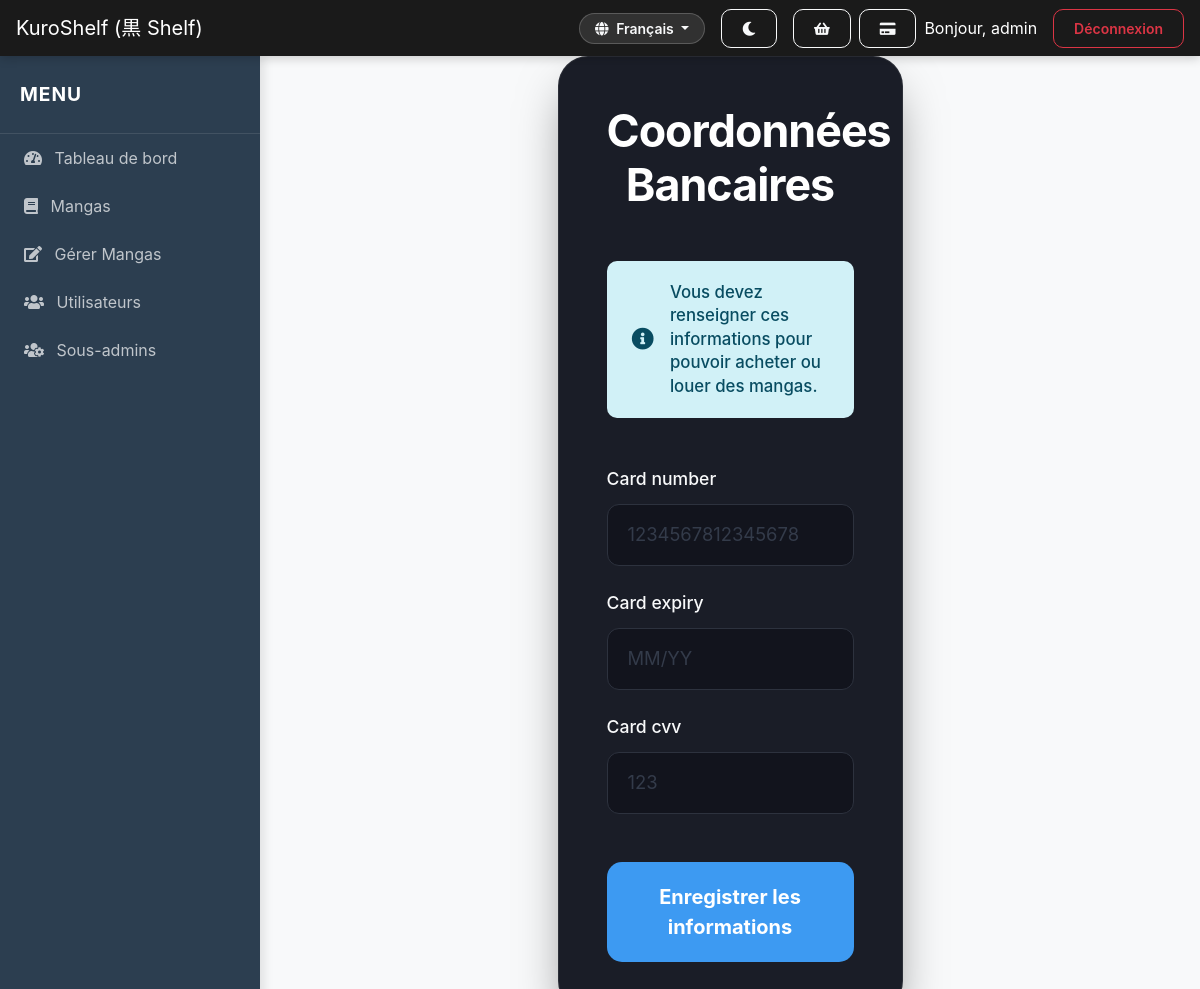
The page /fr/profile/ (signed in) on the database as committed earlier.
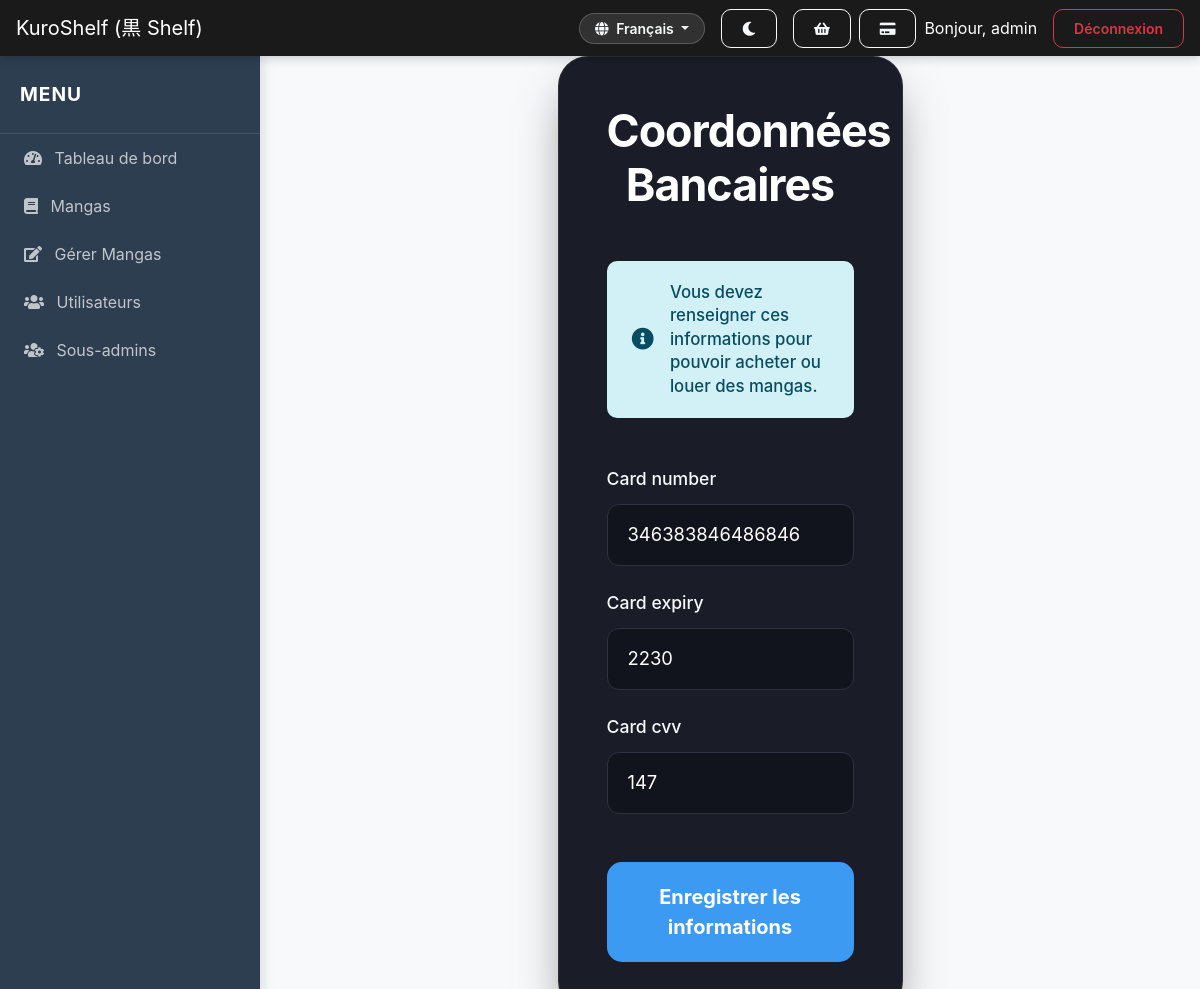
The same page on the database as committed later.
### store/models.py (models this page shows, shortened)
class User(AbstractUser):
    is_subadmin = models.BooleanField(default=False)
    rental_strikes = models.PositiveIntegerField(default=0)
    is_suspended = models.BooleanField(default=False)
    is_deleted = models.BooleanField(default=False)
    card_number = models.CharField(max_length=16, blank=True, null=True)
    card_expiry = models.CharField(max_length=5, blank=True, null=True) # MM/YY
    card_cvv = models.CharField(max_length=3, blank=True, null=True)
    reset_code = models.CharField(max_length=6, blank=True, null=True)
    reset_code_expires = models.DateTimeField(blank=True, null=True)

### store/views.py (the view)
# urls.py: path('profile/', views.profile_view, name='profile'),
@login_required
def profile_view(request):
    if request.method == 'POST':
        form = BankDetailsForm(request.POST, instance=request.user)
        if form.is_valid():
            form.save()
            messages.success(request, "Coordonnées bancaires mises à jour.")
            return redirect('user_manga_list')
    else:
        form = BankDetailsForm(instance=request.user)
    return render(request, 'store/profile.html', {'form': form})

### store/forms.py
class BankDetailsForm(forms.ModelForm):
    class Meta:
        model = User
        fields = ('card_number', 'card_expiry', 'card_cvv')
        widgets = {
            'card_number': forms.TextInput(attrs={'placeholder': '1234567812345678', 'maxlength': '16'}),
            'card_expiry': forms.TextInput(attrs={'placeholder': 'MM/YY', 'maxlength': '5'}),
            'card_cvv': forms.TextInput(attrs={'placeholder': '123', 'maxlength': '3'}),
        }

### store/templates/store/profile.html (shortened to what this page needs)
{% extends 'store/base.html' %}
{% load bootstrap4 %}
{% block content %}
<div class="row justify-content-center align-items-center" style="min-height: 80vh;">
    <div class="col-md-5">
        <div class="bank-card p-5">
            <h1 class="text-center mb-5 font-weight-bold" style="color: #ffffff; font-size: 2.8rem; letter-spacing: -1px;">Coordonnées Bancaires</h1>
            <div class="info-alert mb-5">
                <div class="d-flex align-items-center">
                    <div class="info-icon-wrapper mr-3">
                        <i class="fas fa-info-circle"></i>
                    </div>
                    <p class="mb-0 info-text">
                        Vous devez renseigner ces informations pour pouvoir acheter ou louer des mangas.
                    </p>
                </div>
            </div>
            <form method="post">
                <div class="form-group mb-4">
                    <label class="bank-label">Card number</label>
                    <input type="text" name="card_number" class="bank-input" placeholder="1234567812345678" maxlength="16" value="{{ user.card_number|default:'' }}" required>
                </div>
                <div class="form-group mb-4">
                    <label class="bank-label">Card expiry</label>
                    <input type="text" name="card_expiry" class="bank-input" placeholder="MM/YY" maxlength="5" value="{{ user.card_expiry|default:'' }}" required>
                </div>
                <div class="form-group mb-5">
                    <label class="bank-label">Card cvv</label>
                    <input type="text" name="card_cvv" class="bank-input" placeholder="123" maxlength="3" value="{{ user.card_cvv|default:'' }}" required>
                </div>
                <button type="submit" class="btn bank-btn btn-block">Enregistrer les informations</button>
            </form>
        </div>
    </div>
</div>
{% endblock %}

### store/templates/store/base.html (shortened to what this page needs)
{% load static %}
<!DOCTYPE html>
<html lang="fr">
<head>
    <link rel="stylesheet" href="https://stackpath.bootstrapcdn.com/bootstrap/4.5.2/css/bootstrap.min.css">
    <link rel="stylesheet" href="https://cdnjs.cloudflare.com/ajax/libs/font-awesome/5.15.1/css/all.min.css">
</head>
<body>
    <nav class="navbar navbar-expand-lg navbar-dark sticky-top">
        <a class="navbar-brand" href="{% url 'dashboard' %}">KuroShelf (黒 Shelf)</a>
        <div class="ml-auto d-flex align-items-center">
            <div class="dropdown mr-3">
                <button class="btn btn-outline-light btn-sm dropdown-toggle custom-lang-btn" type="button" id="languageDropdown" data-toggle="dropdown" aria-haspopup="true" aria-expanded="false">
                    <i class="fas fa-globe mr-1"></i> <span id="currentLangText">Français</span>
                </button>
            </div>
            <button id="theme-toggle" class="btn btn-outline-light btn-sm mr-3">
                <i class="fas fa-moon"></i>
            </button>
            {% if user.is_authenticated %}
                <a href="{% url 'view_cart' %}" class="btn btn-outline-light btn-sm mr-2 position-relative" title="Mon Panier">
                    <i class="fas fa-shopping-basket"></i>
                </a>
                <a href="{% url 'profile' %}" class="btn btn-outline-light btn-sm mr-2" title="Profil Bancaire">
                    <i class="fas fa-credit-card"></i>
                </a>
                <span class="mr-3 text-white">Bonjour, {{ user.username }}</span>
                <form action="{% url 'logout' %}" method="post" class="d-inline">
                    <button type="submit" class="btn btn-outline-danger btn-sm">Déconnexion</button>
                </form>
            {% else %}
                <a href="{% url 'login' %}" class="btn btn-outline-light btn-sm mr-2">Connexion</a>
                <a href="{% url 'signup' %}" class="btn btn-primary btn-sm">S'inscrire</a>
            {% endif %}
        </div>
    </nav>
    <div id="wrapper">
        {% if user.is_authenticated %}
        <div id="sidebar-wrapper">
            <div class="sidebar-heading">Menu</div>
            <div class="list-group list-group-flush">
                {% if user.is_superuser or user.is_subadmin %}
                    <a href="{% url 'admin_dashboard' %}" class="list-group-item list-group-item-action {% if request.resolver_match.url_name == 'admin_dashboard' %}active{% endif %}">
                        <i class="fas fa-tachometer-alt mr-2"></i> Tableau de bord
                    </a>
                    <a href="{% url 'user_manga_list' %}" class="list-group-item list-group-item-action">
                        <i class="fas fa-book mr-2"></i> Mangas
                    </a>
                    <a href="{% url 'manage_mangas' %}" class="list-group-item list-group-item-action {% if 'mangas' in request.path and 'management' in request.path %}active{% endif %}">
                        <i class="fas fa-edit mr-2"></i> Gérer Mangas
                    </a>
                    {% if user.is_superuser %}
                    <a href="{% url 'manage_users' %}" class="list-group-item list-group-item-action {% if 'management/users' in request.path %}active{% endif %}">
                        <i class="fas fa-users mr-2"></i> Utilisateurs
                    </a>
                    <a href="{% url 'manage_subadmins' %}" class="list-group-item list-group-item-action {% if 'subadmins' in request.path %}active{% endif %}">
                        <i class="fas fa-users-cog mr-2"></i> Sous-admins
                    </a>
                    {% endif %}
                {% endif %}
            </div>
        </div>
        {% endif %}
        <div id="page-content-wrapper">
            <div class="container-fluid">
                {% block content %}{% endblock %}
            </div>
        </div>
    </div>
</body>
</html>

Rows that differ between the two databases and show on the page:
changed User "admin": card_number (not shown) → "346383846486846"; card_expiry (not shown) → "2230"; card_cvv (not shown) → "147"
